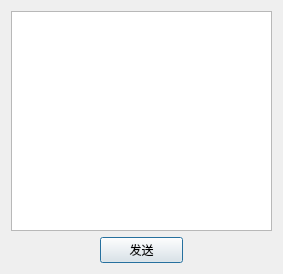
<?xml version="1.0" encoding="UTF-8"?>
<ui version="4.0">
 <class>sendData</class>
 <widget class="QDialog" name="sendData">
  <property name="geometry">
   <rect>
    <x>0</x>
    <y>0</y>
    <width>283</width>
    <height>274</height>
   </rect>
  </property>
  <property name="sizePolicy">
   <sizepolicy hsizetype="Preferred" vsizetype="Preferred">
    <horstretch>0</horstretch>
    <verstretch>0</verstretch>
   </sizepolicy>
  </property>
  <property name="windowTitle">
   <string>Dialog</string>
  </property>
  <layout class="QGridLayout" name="gridLayout">
   <item row="0" column="0" colspan="3">
    <widget class="QPlainTextEdit" name="plainTextEdit"/>
   </item>
   <item row="1" column="1">
    <widget class="QPushButton" name="pushButton">
     <property name="text">
      <string>发送</string>
     </property>
    </widget>
   </item>
  </layout>
 </widget>
 <resources/>
 <connections/>
</ui>
